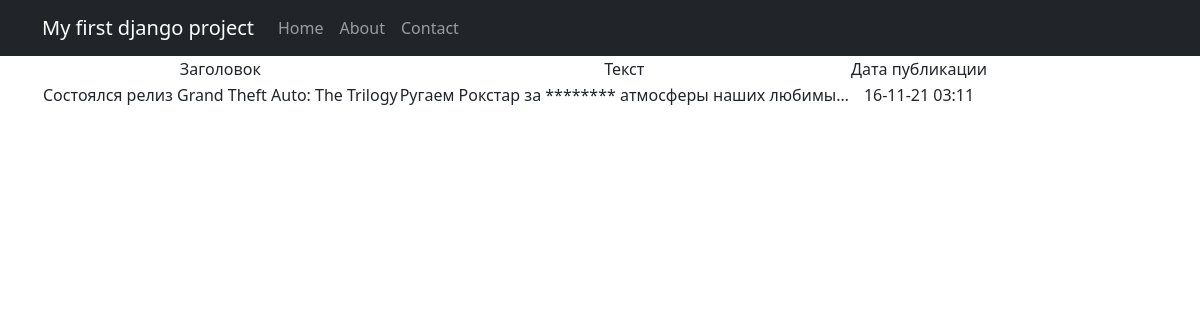
Screenshot of /news/3 with the database file from the repository.
### news/models.py (models this page shows, shortened)
class Post(models.Model):
    article = 'A'
    news = 'N'
    POST_TYPE = [
        (article, "Статья"),
        (news, "Новость")
    ]
    author = models.ForeignKey(Author, on_delete=models.CASCADE)
    post_type = models.CharField(max_length=1, choices=POST_TYPE, default=article)
    creation_date = models.DateTimeField(auto_now_add=True)
    categories = models.ManyToManyField(Category, through='PostCategory')
    title = models.CharField(max_length=256)
    text = models.TextField()
    rating = models.IntegerField(default=0)

### news/views.py (the view)
# urls.py: path('<int:pk>', NewsDetail.as_view()),
class NewsDetail(DetailView):
    model = Post
    template_name = 'post.html'
    context_object_name = 'post'

### news/templatetags/custom_filters.py (called while the page is built)
@register.filter(name='censor')
def censor(text):
    censored_text = ""
    punct_mark = ""
    for word in text.split():
        while not word[-1].isalpha():
            punct_mark = word[-1] + punct_mark
            if len(word) == 1:
                word = ""
                break
            word = word[:-1]
        if word.lower() in CENSOR_LIST:
            word = "*" * len(word)
        censored_text += word + punct_mark + " "
        punct_mark = ""
    return censored_text

### templates/post.html (shortened to what this page needs)
{% extends 'flatpages/default.html' %}
{% load custom_filters %}
{% block content %}
    <table>
        <tr>
            <td>
                Заголовок
            </td>
            <td>
                Текст
            </td>
            <td>
                Дата публикации
            </td>
        </tr>
        <tr>
            <td>
                {{ post.title|censor }}
            </td>
            <td>
                {{ post.text|censor|truncatechars:50 }}
            </td>
            <td>
                {{ post.creation_date|date:"d-m-y h:m" }}
            </td>
        </tr>
    </table>
{% endblock content %}

### rows the page displays
Post: title|censor "Состоялся релиз Grand Theft Auto: The Trilogy", text|censor "Ругаем Рокстар за ******** атмосферы наших любимы…", creation_date "16-11-21 03:11"
